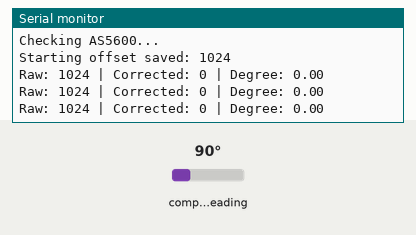
This sketch was run on a simulated ESP32. On the bench: the last lines printed to the serial monitor. Wiring (inferred from the names in the program): AS5600 angle sensor at I2C address 0x36. Inputs (shaded band) come from the test bench; at power-on: compass heading 90°.

Above: at 2.7 s.
2.8 s: compass heading set to 7°
At 3.4 s:
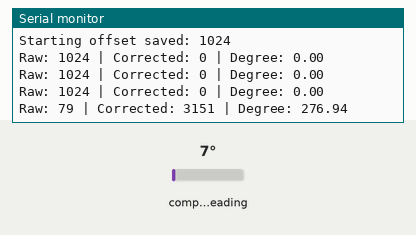
4.3 s: compass heading set to 180°
At 4.9 s:
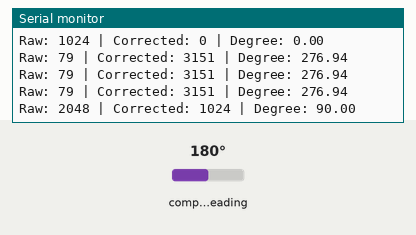
Timing chart, 0 to 7.3 s (numbered marks = the images above; inputs shaded):
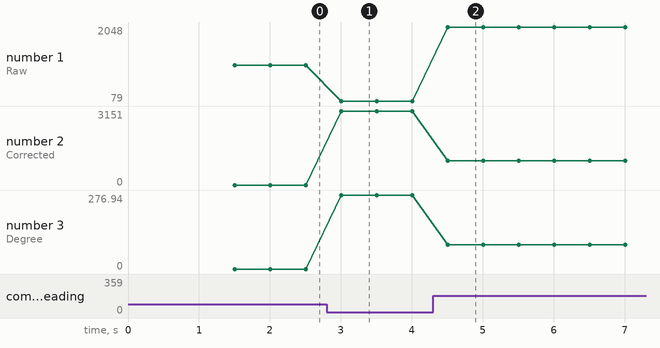

Measured:
- after the input at 2.8 s, the serial monitor: prints a new line after 0.20 s (image 1)
- after the input at 4.3 s, the serial monitor: prints a new line after 0.21 s (image 2)
- plotted number 1: 1024 → 79 after the input at 2.8 s, 79 → 2048 after the input at 4.3 s
- plotted number 2: 0 → 3151 after the input at 2.8 s
- plotted number 3: 0 → 276.94 after the input at 2.8 s, 276.94 → 90 after the input at 4.3 s

The sketch:

auto-cal-as5600.ino
```cpp
#include <Wire.h>

#define AS5600_ADDRESS 0x36  // I2C default address

uint16_t zero_offset = 0;

void setup() {
  Serial.begin(115200);
  delay(1000);

  Wire.begin(21, 22);  // SDA = 21, SCL = 22
  Serial.println("Checking AS5600...");

  delay(500);  // Wait
  zero_offset = readAS5600RawAngle();  // Starting pos in zero
  Serial.print("Starting offset saved: ");
  Serial.println(zero_offset);
}

void loop() {
  uint16_t rawAngle = readAS5600RawAngle();

  int16_t corrected = rawAngle - zero_offset;
  if (corrected < 0) corrected += 4096;

  float degAngle = corrected * 0.08789; // 360 / 4096

  Serial.print("Raw: ");
  Serial.print(rawAngle);
  Serial.print(" | Corrected: ");
  Serial.print(corrected);
  Serial.print(" | Degree: ");
  Serial.println(degAngle, 2);

  delay(500);
}

// Read raw_angle AS5600
uint16_t readAS5600RawAngle() {
  Wire.beginTransmission(AS5600_ADDRESS);
  Wire.write(0x0C);  // Register MSB raw_angle
  Wire.endTransmission(false);

  Wire.requestFrom(AS5600_ADDRESS, 2);
  if (Wire.available() == 2) {
    uint8_t msb = Wire.read();
    uint8_t lsb = Wire.read();
    return ((msb << 8) | lsb);
  } else {
    Serial.println("Failed!");
    return 0;
  }
}
```
